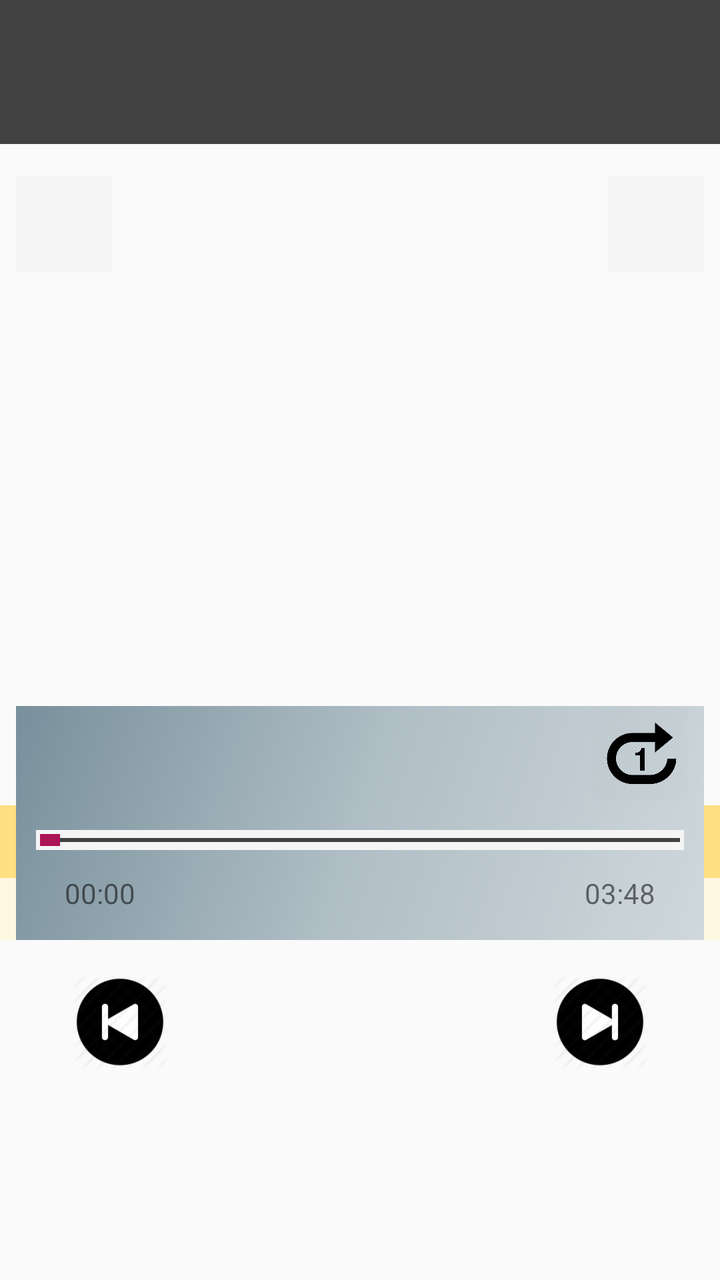
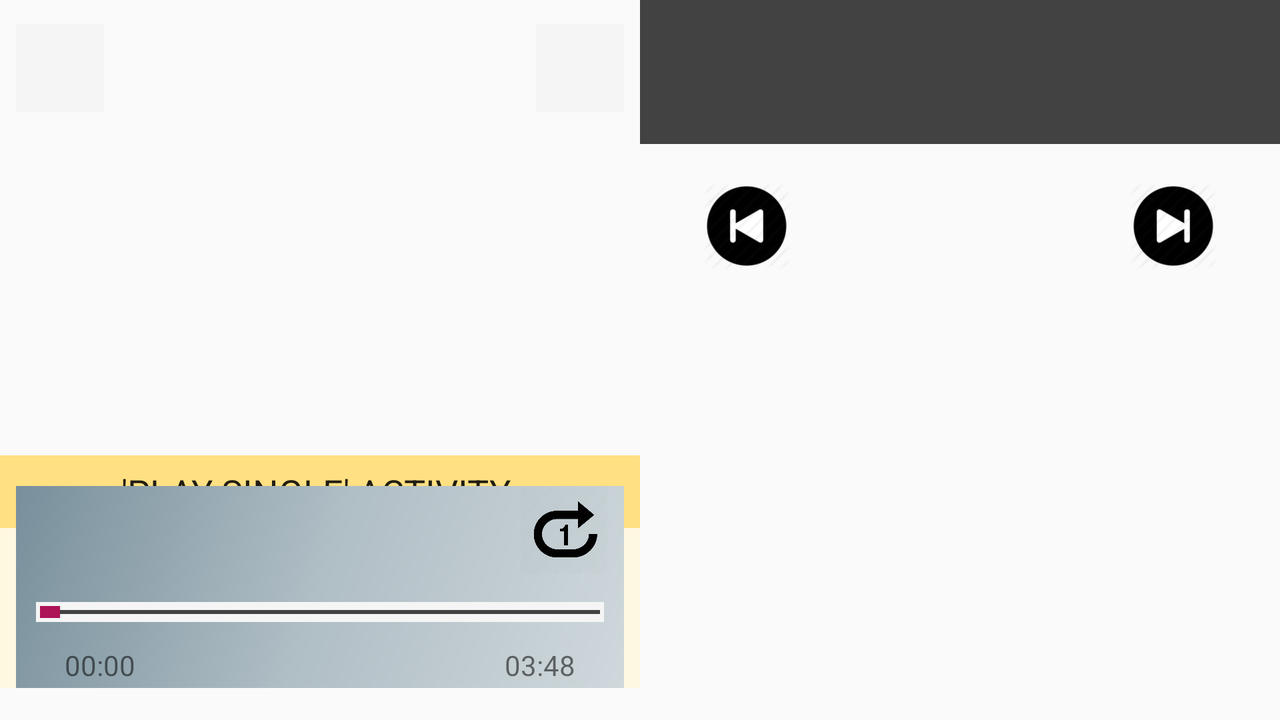

The same Android screen from two of the app's own layout files: first res/layout/ as a phone draws it, then the repository's variant for another configuration, drawn on a device whose configuration selects that folder. Both files follow.
<!-- AndroidManifest.xml: application theme AppTheme -->
<!-- res/layout/content_play_single.xml -->
<?xml version="1.0" encoding="utf-8"?>
<RelativeLayout xmlns:android="http://schemas.android.com/apk/res/android"
    xmlns:app="http://schemas.android.com/apk/res-auto"
    xmlns:tools="http://schemas.android.com/tools"
    android:layout_width="match_parent"
    android:layout_height="match_parent"
    app:layout_behavior="@string/appbar_scrolling_view_behavior"
    tools:context="com.example.android.mymusicapp.PlaySingle"
    tools:showIn="@layout/activity_play_single">

    <LinearLayout
        android:layout_width="match_parent"
        android:layout_height="wrap_content"
        android:orientation="vertical">

        <LinearLayout
            android:id="@+id/now_playing_info"
            android:layout_width="match_parent"
            android:layout_height="@dimen/now_playing_info_height"
            android:background="@color/veryDarkGray"
            android:orientation="vertical">

            <FrameLayout
                android:layout_width="match_parent"
                android:layout_height="0dp"
                android:layout_weight="2">

                <TextView
                    android:id="@+id/now_playing_artist"
                    style="@style/Now_Playing_Info_Subtitle"
                    android:layout_width="@dimen/now_playing_info_width"
                    android:layout_height="match_parent"
                    android:layout_gravity="center"
                    android:ellipsize="end"
                    android:gravity="center"
                    android:maxLines="1" />

            </FrameLayout>

            <FrameLayout
                android:layout_width="match_parent"
                android:layout_height="0dp"
                android:layout_weight="3">

                <TextView
                    android:id="@+id/now_playing_song"
                    style="@style/Now_Playing_Info"
                    android:layout_width="@dimen/now_playing_info_width"
                    android:layout_height="match_parent"
                    android:layout_gravity="center"
                    android:ellipsize="end"
                    android:gravity="center"
                    android:maxLines="1" />

            </FrameLayout>

            <FrameLayout
                android:layout_width="match_parent"
                android:layout_height="0dp"
                android:layout_weight="2">

                <TextView
                    android:id="@+id/now_playing_album"
                    style="@style/Now_Playing_Info_Subtitle"
                    android:layout_width="@dimen/now_playing_info_width"
                    android:layout_height="match_parent"
                    android:layout_gravity="center_horizontal"
                    android:ellipsize="end"
                    android:gravity="center"
                    android:maxLines="1" />

            </FrameLayout>

        </LinearLayout>

        <ImageView
            android:id="@+id/album_cover"
            android:layout_width="@dimen/album_cover_dim"
            android:layout_height="@dimen/album_cover_dim"
            android:layout_gravity="center_horizontal"
            android:layout_marginBottom="@dimen/media_player_vertical_spacing"
            android:layout_marginTop="@dimen/media_player_vertical_spacing" />

    </LinearLayout>

    <ImageView
        android:layout_width="@dimen/media_buttons_dim"
        android:layout_height="@dimen/media_buttons_dim"
        android:layout_marginLeft="@dimen/equalizer_marginHorizontal"
        android:layout_marginStart="@dimen/equalizer_marginHorizontal"
        android:layout_marginTop="@dimen/equalizer_marginVertical"
        android:background="@color/darkerBackground"
        android:padding="@dimen/bigger_picture_padding"
        android:scaleType="centerCrop"
        android:src="@mipmap/ic_equalizer_black_24dp" />

    <ImageView
        android:layout_width="@dimen/media_buttons_dim"
        android:layout_height="@dimen/media_buttons_dim"
        android:layout_alignParentEnd="true"
        android:layout_alignParentRight="true"
        android:layout_marginEnd="@dimen/equalizer_marginHorizontal"
        android:layout_marginRight="@dimen/equalizer_marginHorizontal"
        android:layout_marginTop="@dimen/equalizer_marginVertical"
        android:background="@color/darkerBackground"
        android:padding="@dimen/bigger_picture_padding"
        android:scaleType="centerCrop"
        android:src="@mipmap/ic_volume_mute_black_24dp" />

    <LinearLayout
        android:id="@+id/media_buttons"
        android:layout_width="match_parent"
        android:layout_height="@dimen/media_buttons_bar_dim"
        android:layout_alignParentBottom="true"
        android:layout_marginBottom="@dimen/now_playing_vertical_margin"
        android:layout_marginTop="@dimen/media_player_vertical_spacing"
        android:baselineAligned="false"
        android:orientation="horizontal">

        <FrameLayout
            android:layout_width="0dp"
            android:layout_height="@dimen/media_buttons_bar_dim"
            android:layout_weight="1">

            <ImageView
                android:layout_width="@dimen/media_buttons_dim"
                android:layout_height="@dimen/media_buttons_dim"
                android:layout_gravity="center"
                android:scaleType="centerInside"
                android:src="@drawable/skip_back" />

        </FrameLayout>

        <FrameLayout
            android:layout_width="0dp"
            android:layout_height="@dimen/media_buttons_bar_dim"
            android:layout_weight="1">

            <ImageView
                android:layout_width="@dimen/media_buttons_dim"
                android:layout_height="@dimen/media_buttons_dim"
                android:layout_gravity="center"
                android:scaleType="centerInside"
                android:src="@drawable/pause" />

        </FrameLayout>

        <FrameLayout
            android:layout_width="0dp"
            android:layout_height="@dimen/media_buttons_bar_dim"
            android:layout_weight="1">

            <ImageView
                android:layout_width="@dimen/media_buttons_dim"
                android:layout_height="@dimen/media_buttons_dim"
                android:layout_gravity="center"
                android:scaleType="centerInside"
                android:src="@drawable/skip_forward" />

        </FrameLayout>

    </LinearLayout>

    <TextView
        android:id="@+id/description"
        android:layout_width="match_parent"
        android:layout_height="wrap_content"
        android:layout_above="@id/media_buttons"
        android:background="@color/lightestYellow"
        android:gravity="center"
        android:padding="@dimen/small_padding"
        android:textAppearance="@android:style/TextAppearance.Small" />

    <TextView
        android:id="@+id/label"
        android:layout_width="match_parent"
        android:layout_height="wrap_content"
        android:layout_above="@id/description"
        android:background="@color/lightYellow"
        android:gravity="center"
        android:padding="@dimen/small_padding"
        android:textAppearance="@android:style/TextAppearance.Medium" />

    <RelativeLayout
        android:id="@+id/media_buttons_extra"
        android:layout_width="match_parent"
        android:layout_height="wrap_content"
        android:layout_above="@id/media_buttons"
        android:layout_marginEnd="@dimen/media_player_horizontal_spacing"
        android:layout_marginLeft="@dimen/media_player_horizontal_spacing"
        android:layout_marginRight="@dimen/media_player_horizontal_spacing"
        android:layout_marginStart="@dimen/media_player_horizontal_spacing"
        android:background="@drawable/now_playing_extra_bar"
        android:baselineAligned="false">

        <ImageView
            android:id="@+id/shuffle_icon"
            android:layout_width="@dimen/media_buttons_dim"
            android:layout_height="@dimen/media_buttons_dim"
            android:layout_alignParentLeft="true"
            android:layout_alignParentStart="true"
            android:layout_marginLeft="@dimen/media_player_horizontal_spacing"
            android:layout_marginStart="@dimen/media_player_horizontal_spacing"
            android:padding="@dimen/picture_padding"
            android:scaleType="centerInside"
            android:src="@drawable/shuffle" />

        <ImageView
            android:id="@+id/repeat_icon"
            android:layout_width="@dimen/media_buttons_dim"
            android:layout_height="@dimen/media_buttons_dim"
            android:layout_alignParentEnd="true"
            android:layout_alignParentRight="true"
            android:layout_marginEnd="@dimen/media_player_horizontal_spacing"
            android:layout_marginRight="@dimen/media_player_horizontal_spacing"
            android:scaleType="centerInside"
            android:src="@drawable/repeat1" />

        <LinearLayout
            android:layout_width="match_parent"
            android:layout_height="wrap_content"
            android:layout_below="@id/shuffle_icon"
            android:layout_marginEnd="@dimen/media_player_horizontal_spacing"
            android:layout_marginLeft="@dimen/media_player_horizontal_spacing"
            android:layout_marginRight="@dimen/media_player_horizontal_spacing"
            android:layout_marginStart="@dimen/media_player_horizontal_spacing"
            android:layout_marginTop="@dimen/media_player_vertical_spacing"
            android:orientation="vertical"
            android:padding="@dimen/now_playing_padding">


            <FrameLayout
                android:id="@+id/progress_bar"
                android:layout_width="match_parent"
                android:layout_height="@dimen/cursor_progress_bar"
                android:layout_marginBottom="@dimen/media_player_vertical_spacing"
                android:background="@color/darkerBackground"
                android:padding="@dimen/now_playing_padding">

                <TextView
                    android:layout_width="match_parent"
                    android:layout_height="@dimen/scrollBarSize"
                    android:layout_gravity="center_vertical"
                    android:background="@color/veryDarkGray" />

                <Button
                    android:layout_width="@dimen/cursor_progress_bar"
                    android:layout_height="@dimen/cursor_progress_bar"
                    android:layout_gravity="center_vertical"
                    android:background="@color/colorPrimary" />

            </FrameLayout>

            <RelativeLayout
                android:id="@+id/player_times"
                android:layout_width="match_parent"
                android:layout_height="wrap_content"
                android:layout_marginBottom="@dimen/media_player_vertical_spacing">

                <TextView
                    android:layout_width="@dimen/player_times_width"
                    android:layout_height="wrap_content"
                    android:layout_alignParentLeft="true"
                    android:layout_alignParentStart="true"
                    android:gravity="center"
                    android:text="@string/media_player_start_time"
                    android:textAppearance="@style/TextAppearance.AppCompat.Small" />

                <TextView
                    android:layout_width="@dimen/player_times_width"
                    android:layout_height="wrap_content"
                    android:layout_alignParentEnd="true"
                    android:layout_alignParentRight="true"
                    android:gravity="center"
                    android:text="@string/media_player_end_time"
                    android:textAppearance="@style/TextAppearance.AppCompat.Small" />

            </RelativeLayout>

        </LinearLayout>

    </RelativeLayout>

</RelativeLayout>
<!-- resources referenced by this layout -->
<resources>
  <color name="colorPrimary">#AD1457</color>
  <color name="darkerBackground">#F5F5F5</color>
  <color name="lightYellow">#FFE082</color>
  <color name="lightestYellow">#FFF8E1</color>
  <color name="veryDarkGray">#424242</color>
  <dimen name="album_cover_dim">160dp</dimen>
  <dimen name="bigger_picture_padding">8dp</dimen>
  <dimen name="cursor_progress_bar">10dp</dimen>
  <dimen name="equalizer_marginHorizontal">8dp</dimen>
  <dimen name="equalizer_marginVertical">88dp</dimen>
  <dimen name="media_buttons_bar_dim">58dp</dimen>
  <dimen name="media_buttons_dim">48dp</dimen>
  <dimen name="media_player_horizontal_spacing">8dp</dimen>
  <dimen name="media_player_vertical_spacing">12dp</dimen>
  <dimen name="now_playing_info_height">72dp</dimen>
  <dimen name="now_playing_info_width">220dp</dimen>
  <dimen name="now_playing_padding">2dp</dimen>
  <dimen name="now_playing_vertical_margin">100dp</dimen>
  <dimen name="picture_padding">4dp</dimen>
  <dimen name="player_times_width">64dp</dimen>
  <dimen name="scrollBarSize">2dp</dimen>
  <dimen name="small_padding">6dp</dimen>
  <!-- drawable now_playing_extra_bar (drawable) -->
  <shape xmlns:android="http://schemas.android.com/apk/res/android"
      android:shape="rectangle">
      <gradient
          android:angle="135"
          android:startColor="#CFD8DC"
          android:centerColor="#B0BEC5"
          android:endColor="#78909C"
          android:type="linear" />
  </shape>
  <!-- drawable repeat1: png bitmap (drawable, 20537 bytes) -->
  <!-- drawable skip_back: png bitmap (drawable, 3538 bytes) -->
  <!-- drawable skip_forward: png bitmap (drawable, 3513 bytes) -->
  <string name="media_player_end_time">03:48</string>
  <string name="media_player_start_time">00:00</string>
  <style name="Now_Playing_Info">
          <item name="android:background">@color/veryDarkGray</item>
          <item name="android:textStyle">bold</item>
          <item name="android:textSize">18sp</item>
          <item name="android:textColor">@android:color/white</item>
      </style>
  <style name="Now_Playing_Info_Subtitle">
          <item name="android:background">@color/veryDarkGray</item>
          <item name="android:textStyle">normal</item>
          <item name="android:textSize">14sp</item>
          <item name="android:textColor">@android:color/white</item>
      </style>
  <style name="AppTheme" parent="Theme.AppCompat.Light.DarkActionBar">
          
          <item name="colorPrimary">@color/colorPrimary</item>
          <item name="colorPrimaryDark">@color/colorPrimaryDark</item>
          <item name="colorAccent">@color/colorAccent</item>
      </style>
  <color name="colorPrimaryDark">#880E4F</color>
  <color name="colorAccent">#FF4081</color>
</resources>
<!-- res/layout-land/content_play_single.xml (the repository's variant of the layout above) -->
<!-- drawn on the phone turned sideways -->
<?xml version="1.0" encoding="utf-8"?>
<LinearLayout xmlns:android="http://schemas.android.com/apk/res/android"
    xmlns:app="http://schemas.android.com/apk/res-auto"
    xmlns:tools="http://schemas.android.com/tools"
    android:layout_width="match_parent"
    android:layout_height="match_parent"
    android:baselineAligned="false"
    android:orientation="horizontal"
    app:layout_behavior="@string/appbar_scrolling_view_behavior"
    tools:context="com.example.android.mymusicapp.PlaySingle"
    tools:showIn="@layout/activity_play_single">

    <RelativeLayout
        android:layout_width="0dp"
        android:layout_height="match_parent"
        android:layout_weight="1">

        <ImageView
            android:layout_width="@dimen/media_buttons_dim_land"
            android:layout_height="@dimen/media_buttons_dim_land"
            android:layout_marginLeft="@dimen/equalizer_marginHorizontal"
            android:layout_marginStart="@dimen/equalizer_marginHorizontal"
            android:layout_marginTop="@dimen/media_player_vertical_spacing"
            android:background="@color/darkerBackground"
            android:scaleType="centerInside"
            android:src="@mipmap/ic_equalizer_black_24dp" />

        <ImageView
            android:id="@+id/album_cover"
            android:layout_width="@dimen/album_cover_dim"
            android:layout_height="@dimen/album_cover_dim"
            android:layout_centerHorizontal="true"
            android:layout_marginTop="@dimen/media_player_vertical_spacing" />

        <ImageView
            android:layout_width="@dimen/media_buttons_dim_land"
            android:layout_height="@dimen/media_buttons_dim_land"
            android:layout_alignParentEnd="true"
            android:layout_alignParentRight="true"
            android:layout_marginEnd="@dimen/equalizer_marginHorizontal"
            android:layout_marginRight="@dimen/equalizer_marginHorizontal"
            android:layout_marginTop="@dimen/media_player_vertical_spacing"
            android:background="@color/darkerBackground"
            android:scaleType="centerInside"
            android:src="@mipmap/ic_volume_mute_black_24dp" />

        <TextView
            android:id="@+id/description"
            android:layout_width="match_parent"
            android:layout_height="wrap_content"
            android:layout_alignParentBottom="true"
            android:layout_marginBottom="@dimen/activity_vertical_margin"
            android:background="@color/lightestYellow"
            android:gravity="center"
            android:padding="@dimen/small_padding"
            android:text="@string/PlaySingle_description"
            android:textAppearance="@android:style/TextAppearance.Small" />

        <TextView
            android:id="@+id/label"
            android:layout_width="match_parent"
            android:layout_height="wrap_content"
            android:layout_above="@id/description"
            android:background="@color/lightYellow"
            android:gravity="center"
            android:padding="@dimen/small_padding"
            android:text="@string/PlaySingle_label"
            android:textAppearance="@android:style/TextAppearance.Medium" />

        <RelativeLayout
            android:id="@+id/media_buttons_extra"
            android:layout_width="match_parent"
            android:layout_height="wrap_content"
            android:layout_alignParentBottom="true"
            android:layout_marginBottom="@dimen/activity_vertical_margin"
            android:layout_marginEnd="@dimen/media_player_horizontal_spacing"
            android:layout_marginLeft="@dimen/media_player_horizontal_spacing"
            android:layout_marginRight="@dimen/media_player_horizontal_spacing"
            android:layout_marginStart="@dimen/media_player_horizontal_spacing"
            android:background="@drawable/now_playing_extra_bar"
            android:baselineAligned="false">

            <ImageView
                android:id="@+id/shuffle_icon"
                android:layout_width="@dimen/media_buttons_dim_land"
                android:layout_height="@dimen/media_buttons_dim_land"
                android:layout_alignParentLeft="true"
                android:layout_alignParentStart="true"
                android:layout_marginLeft="@dimen/media_player_horizontal_spacing"
                android:layout_marginStart="@dimen/media_player_horizontal_spacing"
                android:padding="@dimen/scrollBarSize"
                android:scaleType="centerInside"
                android:src="@drawable/shuffle" />


            <ImageView
                android:id="@+id/repeat_icon"
                android:layout_width="@dimen/media_buttons_dim_land"
                android:layout_height="@dimen/media_buttons_dim_land"
                android:layout_alignParentEnd="true"
                android:layout_alignParentRight="true"
                android:layout_marginEnd="@dimen/media_player_horizontal_spacing"
                android:layout_marginRight="@dimen/media_player_horizontal_spacing"
                android:scaleType="centerInside"
                android:src="@drawable/repeat1" />

            <LinearLayout
                android:layout_width="match_parent"
                android:layout_height="wrap_content"
                android:layout_below="@id/shuffle_icon"
                android:layout_marginEnd="@dimen/media_player_horizontal_spacing"
                android:layout_marginLeft="@dimen/media_player_horizontal_spacing"
                android:layout_marginRight="@dimen/media_player_horizontal_spacing"
                android:layout_marginStart="@dimen/media_player_horizontal_spacing"
                android:layout_marginTop="@dimen/media_player_vertical_spacing"
                android:orientation="vertical"
                android:padding="@dimen/now_playing_padding">


                <FrameLayout
                    android:id="@+id/progress_bar"
                    android:layout_width="match_parent"
                    android:layout_height="@dimen/cursor_progress_bar"
                    android:layout_marginBottom="@dimen/media_player_vertical_spacing"
                    android:background="@color/darkerBackground"
                    android:padding="@dimen/now_playing_padding">

                    <TextView
                        android:layout_width="match_parent"
                        android:layout_height="@dimen/scrollBarSize"
                        android:layout_gravity="center_vertical"
                        android:background="@color/veryDarkGray" />

                    <Button
                        android:layout_width="@dimen/cursor_progress_bar"
                        android:layout_height="@dimen/cursor_progress_bar"
                        android:layout_gravity="center_vertical"
                        android:background="@color/colorPrimary" />

                </FrameLayout>

                <RelativeLayout
                    android:id="@+id/player_times"
                    android:layout_width="match_parent"
                    android:layout_height="wrap_content">

                    <TextView
                        android:layout_width="@dimen/player_times_width"
                        android:layout_height="wrap_content"
                        android:layout_alignParentLeft="true"
                        android:layout_alignParentStart="true"
                        android:gravity="center"
                        android:text="@string/media_player_start_time"
                        android:textAppearance="@style/TextAppearance.AppCompat.Small" />

                    <TextView
                        android:layout_width="@dimen/player_times_width"
                        android:layout_height="wrap_content"
                        android:layout_alignParentEnd="true"
                        android:layout_alignParentRight="true"
                        android:gravity="center"
                        android:text="@string/media_player_end_time"
                        android:textAppearance="@style/TextAppearance.AppCompat.Small" />

                </RelativeLayout>

            </LinearLayout>

        </RelativeLayout>

    </RelativeLayout>

    <LinearLayout
        android:layout_width="0dp"
        android:layout_height="match_parent"
        android:layout_weight="1"
        android:orientation="vertical">

        <LinearLayout
            android:id="@+id/now_playing_info"
            android:layout_width="match_parent"
            android:layout_height="@dimen/now_playing_info_height"
            android:background="@color/veryDarkGray"
            android:orientation="vertical">

            <FrameLayout
                android:layout_width="match_parent"
                android:layout_height="0dp"
                android:layout_weight="2">

                <TextView
                    android:id="@+id/now_playing_artist"
                    style="@style/Now_Playing_Info_Subtitle"
                    android:layout_width="@dimen/now_playing_info_width"
                    android:layout_height="match_parent"
                    android:layout_gravity="center"
                    android:ellipsize="end"
                    android:gravity="center"
                    android:maxLines="1" />

            </FrameLayout>

            <FrameLayout
                android:layout_width="match_parent"
                android:layout_height="0dp"
                android:layout_weight="3">

                <TextView
                    android:id="@+id/now_playing_song"
                    style="@style/Now_Playing_Info"
                    android:layout_width="@dimen/now_playing_info_width"
                    android:layout_height="match_parent"
                    android:layout_gravity="center"
                    android:ellipsize="end"
                    android:gravity="center"
                    android:maxLines="1" />

            </FrameLayout>

            <FrameLayout
                android:layout_width="match_parent"
                android:layout_height="0dp"
                android:layout_weight="2">

                <TextView
                    android:id="@+id/now_playing_album"
                    style="@style/Now_Playing_Info_Subtitle"
                    android:layout_width="@dimen/now_playing_info_width"
                    android:layout_height="match_parent"
                    android:layout_gravity="center_horizontal"
                    android:ellipsize="end"
                    android:gravity="center"
                    android:maxLines="1" />

            </FrameLayout>

        </LinearLayout>

        <LinearLayout
            android:id="@+id/media_buttons"
            android:layout_width="match_parent"
            android:layout_height="@dimen/media_buttons_bar_dim"
            android:layout_marginBottom="@dimen/now_playing_vertical_margin"
            android:layout_marginTop="@dimen/media_player_vertical_spacing"
            android:baselineAligned="false"
            android:orientation="horizontal">

            <FrameLayout
                android:layout_width="0dp"
                android:layout_height="@dimen/media_buttons_bar_dim"
                android:layout_weight="1">

                <ImageView
                    android:layout_width="@dimen/media_buttons_dim_land"
                    android:layout_height="@dimen/media_buttons_dim_land"
                    android:layout_gravity="center"
                    android:scaleType="centerInside"
                    android:src="@drawable/skip_back" />

            </FrameLayout>

            <FrameLayout
                android:layout_width="0dp"
                android:layout_height="@dimen/media_buttons_bar_dim"
                android:layout_weight="1">

                <ImageView
                    android:layout_width="@dimen/media_buttons_dim_land"
                    android:layout_height="@dimen/media_buttons_dim_land"
                    android:layout_gravity="center"
                    android:scaleType="centerInside"
                    android:src="@drawable/pause" />

            </FrameLayout>

            <FrameLayout
                android:layout_width="0dp"
                android:layout_height="@dimen/media_buttons_bar_dim"
                android:layout_weight="1">

                <ImageView
                    android:layout_width="@dimen/media_buttons_dim_land"
                    android:layout_height="@dimen/media_buttons_dim_land"
                    android:layout_gravity="center"
                    android:scaleType="centerInside"
                    android:src="@drawable/skip_forward" />

            </FrameLayout>

        </LinearLayout>

    </LinearLayout>

</LinearLayout>
<!-- resources referenced by the variant -->
<!-- as the phone turned sideways resolves them -->
<resources>
  <color name="colorPrimary">#AD1457</color>
  <color name="darkerBackground">#F5F5F5</color>
  <color name="lightYellow">#FFE082</color>
  <color name="lightestYellow">#FFF8E1</color>
  <color name="veryDarkGray">#424242</color>
  <dimen name="activity_vertical_margin">16dp</dimen>
  <dimen name="album_cover_dim">160dp</dimen>
  <dimen name="cursor_progress_bar">10dp</dimen>
  <dimen name="equalizer_marginHorizontal">8dp</dimen>
  <dimen name="media_buttons_bar_dim">58dp</dimen>
  <dimen name="media_buttons_dim_land">44dp</dimen>
  <dimen name="media_player_horizontal_spacing">8dp</dimen>
  <dimen name="media_player_vertical_spacing">12dp</dimen>
  <dimen name="now_playing_info_height">72dp</dimen>
  <dimen name="now_playing_info_width">220dp</dimen>
  <dimen name="now_playing_padding">2dp</dimen>
  <dimen name="now_playing_vertical_margin">100dp</dimen>
  <dimen name="player_times_width">64dp</dimen>
  <dimen name="scrollBarSize">2dp</dimen>
  <dimen name="small_padding">6dp</dimen>
  <!-- drawable now_playing_extra_bar (drawable) -->
  <shape xmlns:android="http://schemas.android.com/apk/res/android"
      android:shape="rectangle">
      <gradient
          android:angle="135"
          android:startColor="#CFD8DC"
          android:centerColor="#B0BEC5"
          android:endColor="#78909C"
          android:type="linear" />
  </shape>
  <!-- drawable repeat1: png bitmap (drawable, 20537 bytes) -->
  <!-- drawable skip_back: png bitmap (drawable, 3538 bytes) -->
  <!-- drawable skip_forward: png bitmap (drawable, 3513 bytes) -->
  <string name="PlaySingle_description">
          It provides song details and has an embedded media player (not implemented).
          Clicking the album cover, extra media-player controls appear in a toggle view.
      </string>
  <string name="PlaySingle_label">\'PLAY SINGLE\' ACTIVITY:</string>
  <string name="media_player_end_time">03:48</string>
  <string name="media_player_start_time">00:00</string>
  <style name="Now_Playing_Info">
          <item name="android:background">@color/veryDarkGray</item>
          <item name="android:textStyle">bold</item>
          <item name="android:textSize">18sp</item>
          <item name="android:textColor">@android:color/white</item>
      </style>
  <style name="Now_Playing_Info_Subtitle">
          <item name="android:background">@color/veryDarkGray</item>
          <item name="android:textStyle">normal</item>
          <item name="android:textSize">14sp</item>
          <item name="android:textColor">@android:color/white</item>
      </style>
  <style name="AppTheme" parent="Theme.AppCompat.Light.DarkActionBar">
          
          <item name="colorPrimary">@color/colorPrimary</item>
          <item name="colorPrimaryDark">@color/colorPrimaryDark</item>
          <item name="colorAccent">@color/colorAccent</item>
      </style>
  <color name="colorPrimaryDark">#880E4F</color>
  <color name="colorAccent">#FF4081</color>
</resources>
